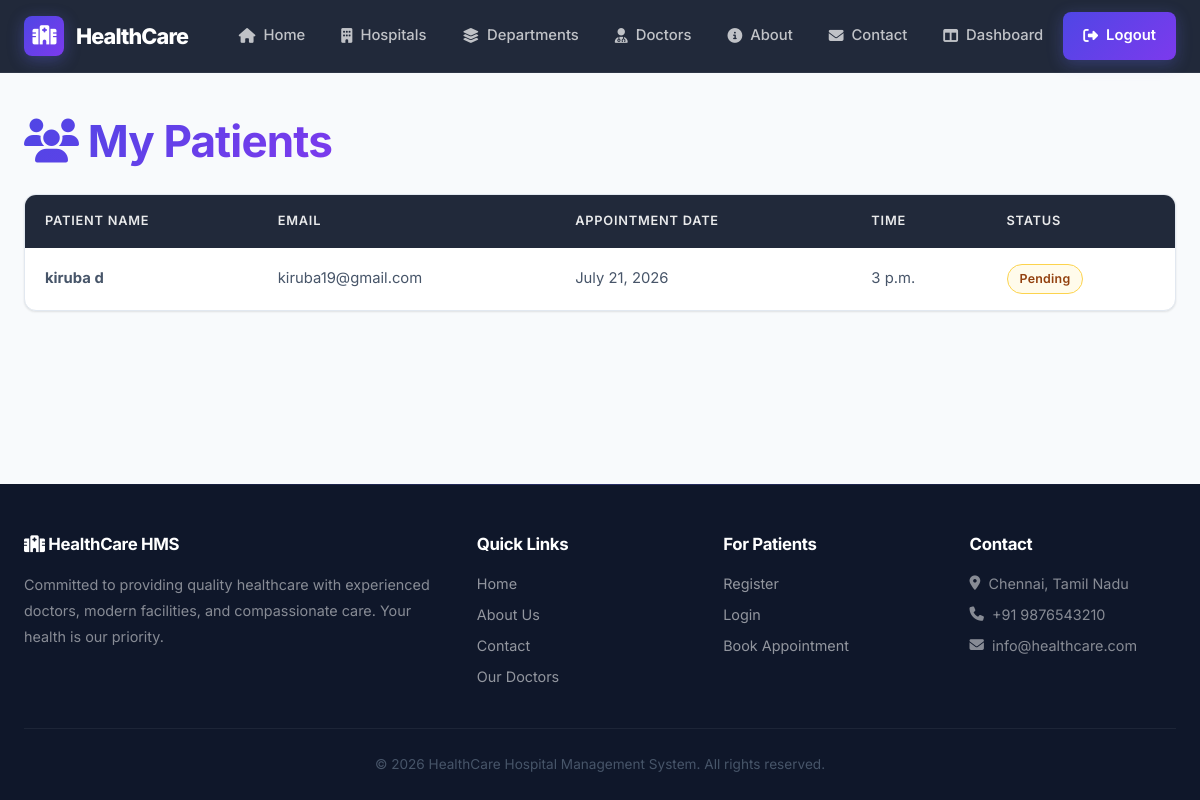
The page /appointments/doctor-patients/ (signed in) on the database its author committed.
### appointments/models.py (models this page shows, shortened)
class Appointment(models.Model):
    STATUS_CHOICES = (
        ("Pending", "Pending"),
        ("Approved", "Approved"),
        ("Completed", "Completed"),
        ("Cancelled", "Cancelled"),
    )
    hospital = models.ForeignKey(
        Hospital,
        on_delete=models.CASCADE
    )
    department = models.ForeignKey(
        Department,
        on_delete=models.CASCADE
    )
    doctor = models.ForeignKey(
        Doctor,
        on_delete=models.CASCADE
    )
    patient = models.ForeignKey(
        Patient,
        on_delete=models.CASCADE
    )
    appointment_date = models.DateField()
    appointment_time = models.TimeField()
    reason = models.TextField()
    status = models.CharField(
        max_length=20,
        choices=STATUS_CHOICES,
        default="Pending"
    )
    created_at = models.DateTimeField(
        auto_now_add=True
    )

### hospital/models.py (models this page shows, shortened)
class Patient(models.Model):
    GENDER_CHOICES = (
        ("Male", "Male"),
        ("Female", "Female"),
        ("Other", "Other"),
    )
    BLOOD_GROUP_CHOICES = (
        ("A+", "A+"),
        ("A-", "A-"),
        ("B+", "B+"),
        ("B-", "B-"),
        ("AB+", "AB+"),
        ("AB-", "AB-"),
        ("O+", "O+"),
        ("O-", "O-"),
    )
    user = models.OneToOneField(
        settings.AUTH_USER_MODEL,
        on_delete=models.CASCADE,
        limit_choices_to={"role": "PATIENT"},
    )
    date_of_birth = models.DateField()
    gender = models.CharField(
        max_length=10,
        choices=GENDER_CHOICES,
    )
    blood_group = models.CharField(
        max_length=5,
        choices=BLOOD_GROUP_CHOICES,
    )
    address = models.TextField()
    emergency_contact = models.CharField(
        max_length=15
    )
    created_at = models.DateTimeField(
        auto_now_add=True
    )

### accounts/models.py (models this page shows, shortened)
class User(AbstractUser):
    ROLE_CHOICES = (
        ('ADMIN', 'Admin'),
        ('DOCTOR', 'Doctor'),
        ('PATIENT', 'Patient'),
    )
    role = models.CharField(
        max_length=20,
        choices=ROLE_CHOICES,
        default='PATIENT'
    )
    phone = models.CharField(max_length=15)

### appointments/views.py (the view)
@login_required
def doctor_patients(request):
    doctor = get_object_or_404(
        Doctor,
        user=request.user
    )
    appointments = Appointment.objects.filter(
        doctor=doctor
    ).select_related(
        "patient",
        "patient__user"
    ).order_by("-appointment_date")
    return render(
        request,
        "appointments/doctor_patients.html",
        {
            "appointments": appointments
        }
    )

### appointments/templates/appointments/doctor_patients.html (shortened to what this page needs)
{% extends 'base.html' %}
{% block content %}
<div class="section-heading animate-in">
    <h1><i class="fas fa-users"></i> My Patients</h1>
</div>
<div class="animate-in animate-in-1">
    <div class="table-wrapper">
        <table>
            <thead>
                <tr>
                    <th>Patient Name</th>
                    <th>Email</th>
                    <th>Appointment Date</th>
                    <th>Time</th>
                    <th>Status</th>
                </tr>
            </thead>
            <tbody>
                {% for appointment in appointments %}
                <tr>
                    <td><strong>{{ appointment.patient.user.get_full_name }}</strong></td>
                    <td>{{ appointment.patient.user.email }}</td>
                    <td>{{ appointment.appointment_date }}</td>
                    <td>{{ appointment.appointment_time }}</td>
                    <td>
                        {% if appointment.status == "Pending" %}
                        <span class="badge badge-pending">Pending</span>
                        {% elif appointment.status == "Approved" %}
                        <span class="badge badge-approved">Approved</span>
                        {% elif appointment.status == "Completed" %}
                        <span class="badge badge-completed">Completed</span>
                        {% elif appointment.status == "Cancelled" %}
                        <span class="badge badge-cancelled">Cancelled</span>
                        {% else %}
                        {{ appointment.status }}
                        {% endif %}
                    </td>
                </tr>
                {% empty %}
                <tr>
                    <td colspan="5" style="text-align:center;color:var(--text-muted);">
                        <i class="fas fa-users"></i> No patients found.
                    </td>
                </tr>
                {% endfor %}
            </tbody>
        </table>
    </div>
</div>
{% endblock %}

### rows shown on the page
Appointment: patient.user.get_full_name "kiruba d", patient.user.email "kiruba19@gmail.com", appointment_date "July 21, 2026", appointment_time "3 p.m.", status "Pending"
